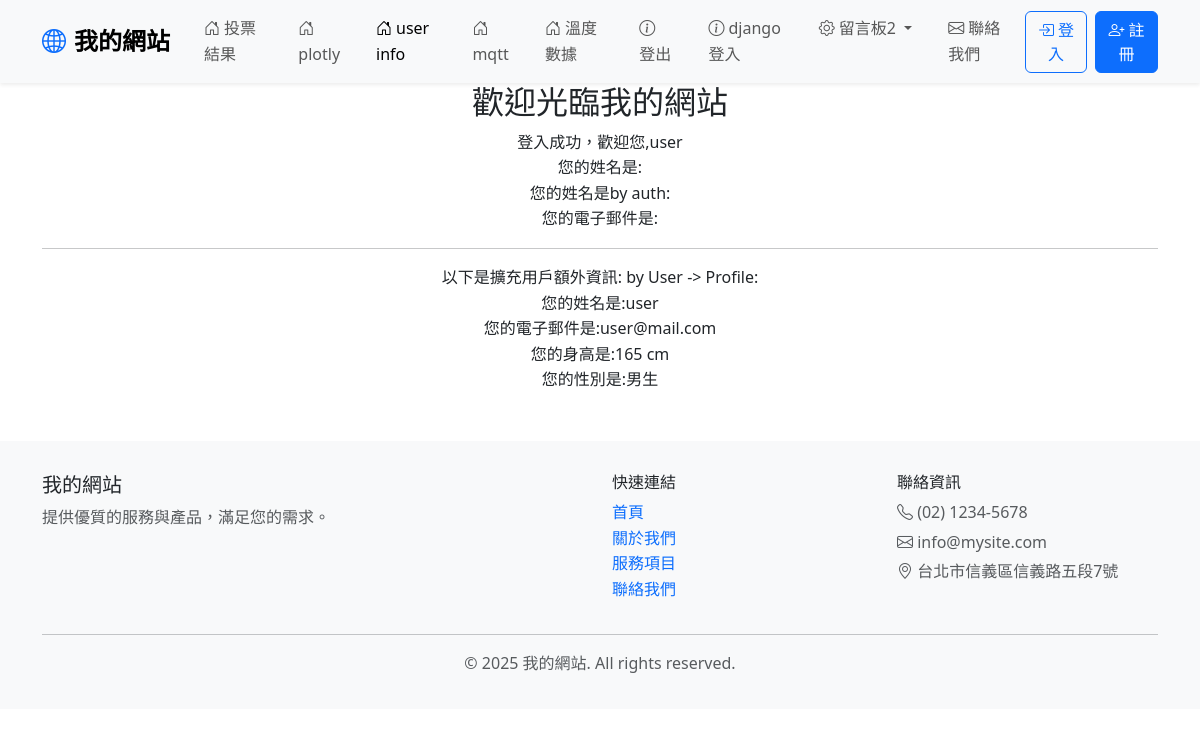
Page /userinfo/ (signed in) on the committed database.
### mysite/models.py (models this page shows, shortened)
class Profile(models.Model):
    user = models.OneToOneField(auth.models.User, on_delete=models.CASCADE)
    height = models.PositiveIntegerField(default=160)
    male = models.BooleanField(default=False)
    website = models.URLField()

### mysite/views.py (the view)
# urls.py: path('userinfo/', views.userinfo, name='userinfo'),
@login_required(login_url='/login/')
def userinfo(request):
    if request.user.is_authenticated:
        username = request.user.username
        useremail = request.user.email
        print('username:in userinfo', username)
    else:
        print('username不存在')
        return redirect('/login/')
    try:
        user = User.objects.get(username=username)
        userinfo = models.Profile.objects.get(user=user)    # 用自己擴充的Profile欄位
    except Exception as e:
        print(e)
        pass
    return render(request, 'userinfo.html', locals())

### templates/userinfo.html (shortened to what this page needs)
{% extends "base.html" %}
{% block content %}
<div class='container' align=center>
    <h2>歡迎光臨我的網站</h2>
    {% if username %}登入成功，歡迎您,{{ username }}
    {% else %}
    登入錯誤
    {% endif %}
    <p>
        您的姓名是:{{ userinfo.name }}<br>
        您的姓名是by auth:{{ userinfo.username }}<br>
        您的電子郵件是:{{ userinfo.email }}
        <br>
        <hr>
        以下是擴充用戶額外資訊: by User -> Profile:<br>
        您的姓名是:{{ userinfo.user.username }}<br>
        您的電子郵件是:{{ userinfo.user.email }}<br>
        您的身高是:{{ userinfo.height }} cm<br>
        您的性別是:{{ userinfo.male | yesno:"男生,女生"}}
    </p>
</div>
{% endblock content %}

### templates/base.html (style rules this page uses)
:root { --primary-color: #0d6efd; --secondary-color: #6c757d; }
body { font-family: 'Segoe UI', Tahoma, Geneva, Verdana, sans-serif; line-height: 1.6; }

### rows in the picture
Profile: user.username "user", user.email "user@mail.com", height "165", male "男生"

### other values in the picture
{{ username }} "user"
